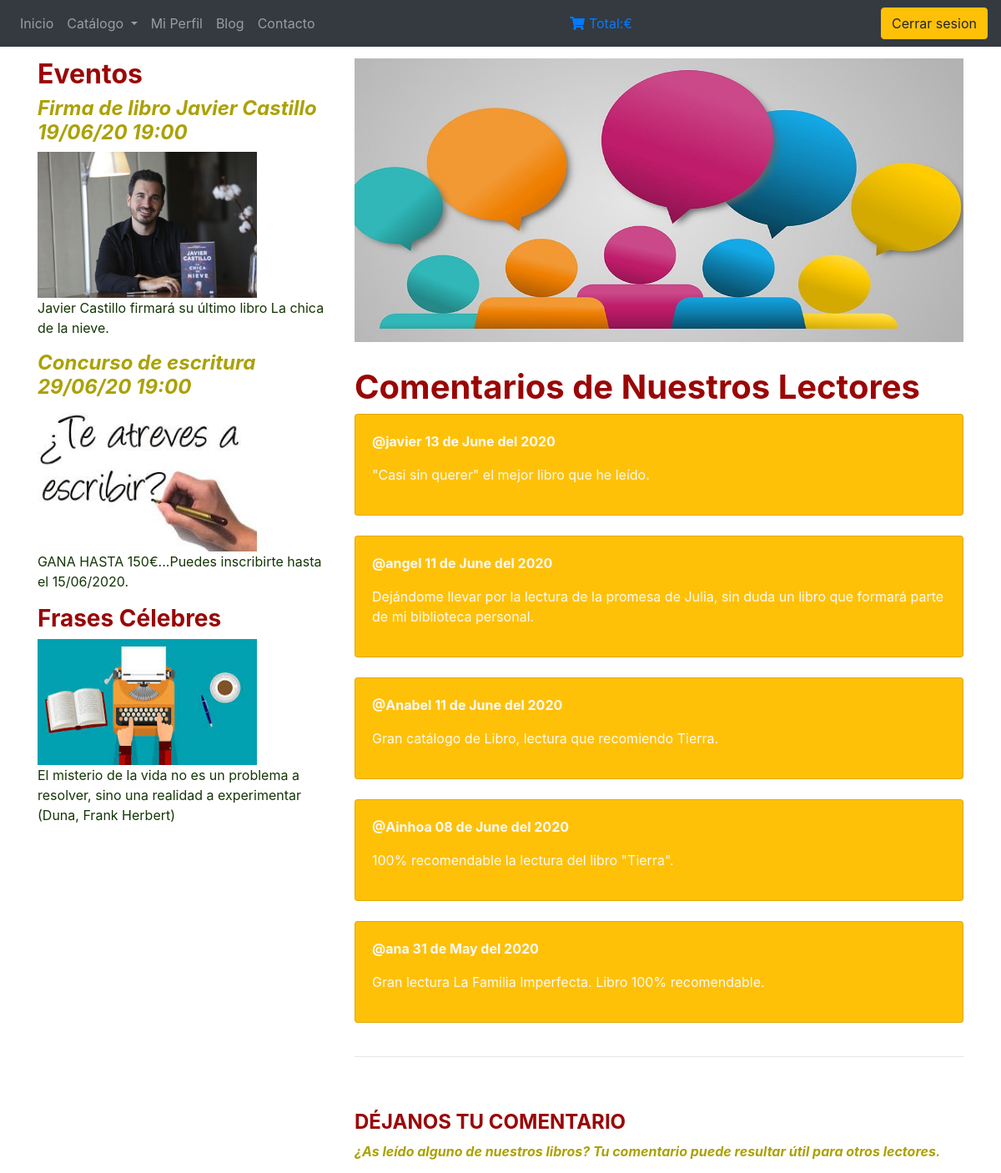
Before: /Controller/usuBlog.php (upper part) with the older database file.
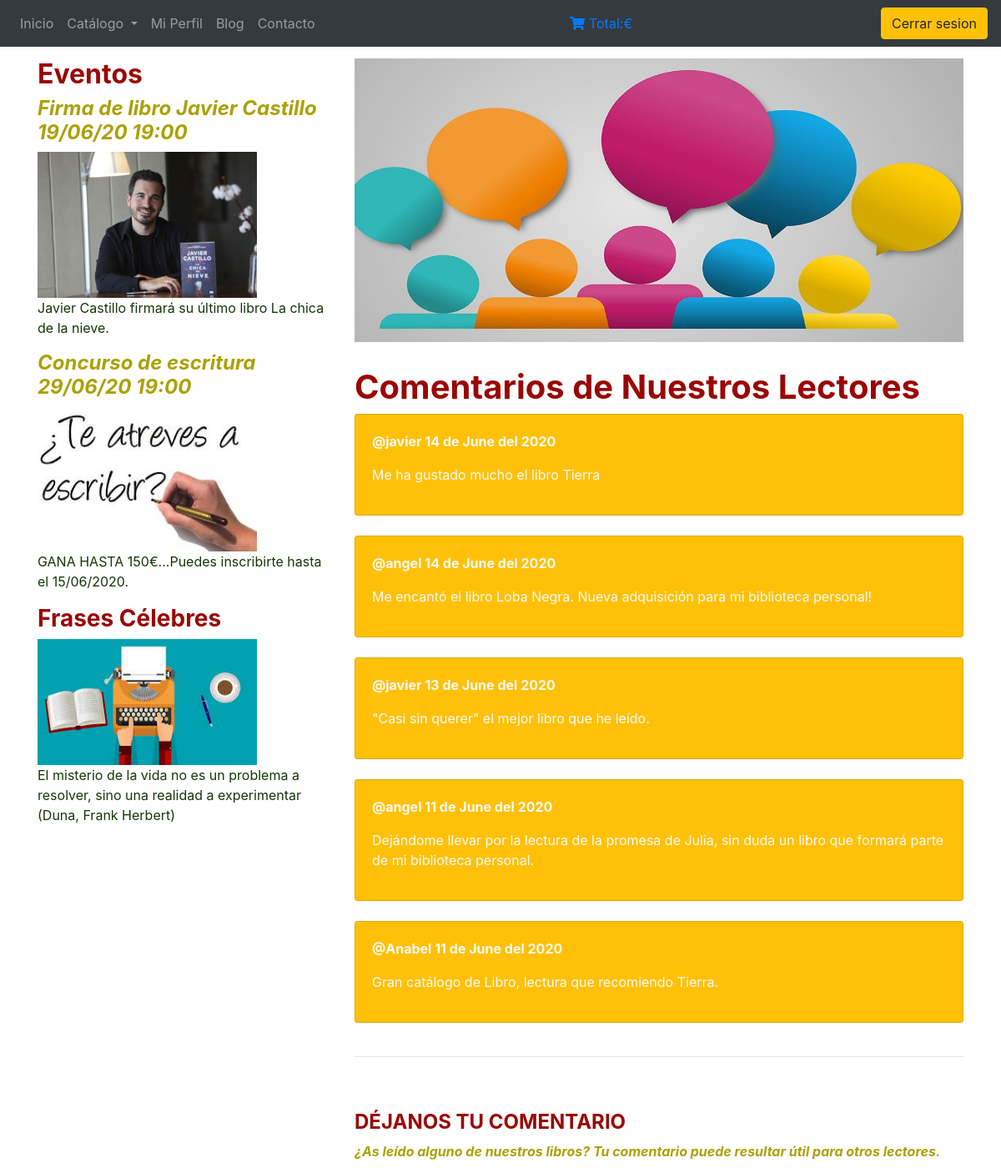
After: the same page with the newer database file.
### tables this page shows
CREATE TABLE `comentarios` (
  `id` int(11) NOT NULL,
  `nombre` varchar(60) NOT NULL,
  `fecha` date NOT NULL,
  `comentario` varchar(250) NOT NULL
);

### Controller/usuBlog.php (called while the page is built, shortened)
<?php
require_once '../Model/Comentarios.php';
$data['comentarios']=Comentarios::getComentarios();
$registros=sizeof($data['comentarios']);
include '../View/usuBlog.php';
 ?>

### Model/Comentarios.php (called while the page is built, shortened)
<?php
class Comentarios{
    private $nombre;
	private $fecha;
    private $comentario;
	function __construct($id,$nombre='',$fecha=0,$comentario='')
	{
        $this->nombre=$nombre;
		$this->fecha = $fecha;
        $this->comentario=$comentario;
    }
     public function getNombre()
    {
        return $this->nombre;
    }
    public function getFecha()
    {
        return $this->fecha;
    }
    public function getComentario()
    {
        return $this->comentario;
    }
    public static function getComentarios() {
        $conexion = proyectoBD::connectDB();
        $seleccion = "SELECT * FROM comentarios ORDER BY fecha DESC LIMIT 0,5";
        $consulta = $conexion->query($seleccion);
        $comentarios = [];
        while ($registro = $consulta->fetchObject()) {
            $comentarios[] = new Comentarios($registro->id,$registro->nombre, $registro->fecha,$registro->comentario);
        }
        return $comentarios;
    }
}

### View/usuBlog.php (the view, shortened to what this page needs)
<!DOCTYPE html>
<html>
<head>
  <link rel="stylesheet" href="https://maxcdn.bootstrapcdn.com/bootstrap/4.4.1/css/bootstrap.min.css">
  <link rel="stylesheet" type="text/css" href="../View/css/estiloBlog.css">
   <link rel="stylesheet" href="https://use.fontawesome.com/releases/v5.0.8/css/solid.css">
</head>
<body>
<nav class="navbar navbar-expand-sm bg-dark navbar-dark fixed-top">
    <div class="collapse navbar-collapse" id="navbarSupportedContent-555">
     <ul class="navbar-nav">
        <li class="nav-item">
            <a class="nav-link" href="../Controller/principalUsuario.php">Inicio</a>
        </li>
        <li class="nav-item dropdown">
          <a class="nav-link dropdown-toggle" href="#" id="navbardrop" data-toggle="dropdown">
            Catálogo
            </a>
        </li>
        <li class="nav-item">
            <a class="nav-link" href="../Controller/usuarioVerPerfil.php">Mi Perfil</a>
         </li>
         <li class="nav-item">
            <a class="nav-link" href="../Controller/usuBlog.php">Blog</a>
         </li>
        <li class="nav-item">
            <a class="nav-link" href="../Controller/usuFormularioContacto.php">Contacto</a>
         </li>
        </ul>
        <div class="navbar-nav ml-auto">
              <a href="../Controller/verContenidoCesta.php"><i class="fas fa-shopping-cart"></i> <?=$_SESSION['cantidad']?> Total:<?=$_SESSION['subtotal']?>€</a>
          </div>
            <div class="navbar-nav ml-auto">
            <button type="button" class="btn btn-warning" onclick="cerrarSesion()">Cerrar sesion</button>
          </div>
   </div>
</nav>
	<div class="container" id="principal">
 <div class="row">
<div class="col-md-4 ">
	  <h2 class="titulo">Eventos</h2>
	  <h4 class="titulo2">Firma de libro Javier Castillo 19/06/20 19:00</h4>
	  <img src="../View/img/javierCastillo.jpg" id="imagen">
	  <p class="texto">Javier Castillo firmará su último libro La chica de la nieve.</p>
	  <h4 class="titulo2">Concurso de escritura 29/06/20 19:00</h4>
	  <img src="../View/img/concurso.jpg" id="imagen">
	  <p class="texto">GANA HASTA 150€...Puedes inscribirte hasta el 15/06/2020.</p>
      <h3 class="titulo">Frases Célebres</h3>
      <div class="fakeimg"><img src="../View/img/escritura.jpg" id="imagen"></div>
      <p class="texto">El misterio de la vida no es un problema a resolver, sino una realidad a experimentar (Duna, Frank Herbert)</p>
</div>
 <div class="col-md-8">
	<img  class="central" src="../View/img/opinion.jpg" width="100%" height="20%">
	<?php if($registros>0){?>
     <h1 class="titulo">Comentarios de Nuestros Lectores</h1>
    <?php
		foreach ($data['comentarios'] as $key) {
        $fecha=$key->getFecha();
        $date= strftime("%d de %B del %Y", strtotime($fecha));
			?>
  <div class="card bg-warning text-light">
    <div class="card-body">
      <p class="usuario"><?=$key->getNombre().' '.$date?></p>
      <p><?=$key->getComentario()?></p>
    </div>
  </div>
  <br>
	<?php
		}
	}else{?>
		<h4>Actualmete no hay comentarios, Sé el primero en hacerlo</h4>
<?php
	}
    ?>
    <hr><br><br>
	  <form action="#" method="post" class="contact-form">
            <h4 class="titulo">DÉJANOS TU COMENTARIO</h4>
                      <p class ="titulo2">¿As leído alguno de nuestros libros? Tu comentario puede resultar útil para otros lectores.</p>
                      </form>
	</div>
	</div>
</div>
</body>
</html>

Changed rows visible on the page:
no longer on this page (row unchanged): comentarios: nombre "@Ainhoa", fecha "08 de June del 2020", comentario "100% recomendable la lectura del libro \"Tierra\"."
no longer on this page (row unchanged): comentarios: nombre "@ana", fecha "31 de May del 2020", comentario "Gran lectura La Familia Imperfecta. Libro 100% recomendable."
added comentarios: nombre "@javier", fecha "14 de June del 2020", comentario "Me ha gustado mucho el libro Tierra"
added comentarios: nombre "@angel", fecha "14 de June del 2020", comentario "Me encantó el libro Loba Negra. Nueva adquisición para mi biblioteca personal!"
